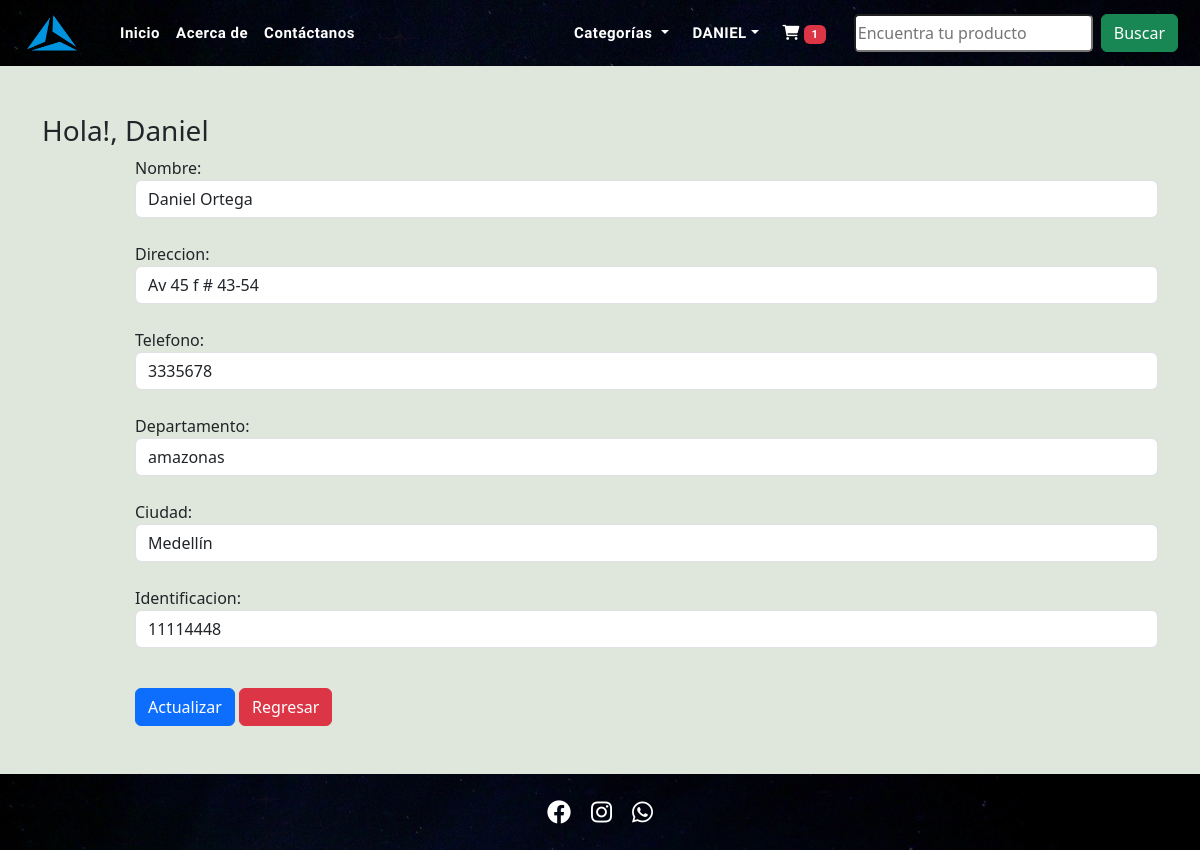
Screenshot of /updateAddress/1 (signed in) with the database file from the repository.
### app/models.py (models this page shows, shortened)
class Customer(models.Model):
    user = models.ForeignKey(User,on_delete=models.CASCADE)
    nombre = models.CharField(max_length=200)
    direccion = models.CharField(max_length=200)
    telefono = models.IntegerField(default=0)
    departamento = models.CharField(max_length=200)
    identificacion = models.IntegerField()
    ciudad = models.CharField(choices=STATE_CHOICES, max_length=100)
    class Meta:
        verbose_name_plural = "Administradores"

### app/views.py (the view, shortened to what this page needs)
# urls.py: path('updateAddress/<int:pk>', views.UpdateAddress.as_view(),name='updateAddress'),
@method_decorator(login_required,name='dispatch')
class UpdateAddress(View):
    def get(self,request,pk):
        add = Customer.objects.get(pk=pk)
        form = CustomerProfileForm(instance=add)
        totalitem = 0
        wishitem = 0
        if request.user.is_authenticated:
            totalitem = len(Cart.objects.filter(user=request.user))
            wishitem = len(Wishlist.objects.filter(user=request.user))
        return render(request, 'app/updateAddress.html',locals())

### app/forms.py
class CustomerProfileForm(forms.ModelForm):
    class Meta:
        model = Customer
        fields=['nombre','direccion','telefono','departamento','ciudad','identificacion',]
        widgets={
            'nombre':forms.TextInput(attrs={'class':'form-control'}),
            'direccion':forms.TextInput(attrs={'class':'form-control'}),
            'telefono':forms.NumberInput(attrs={'class':'form-control'}),
            'departamento':forms.TextInput(attrs={'class':'form-control'}),
            'ciudad':forms.Select(attrs={'class':'form-control'}),
            'identificacion':forms.NumberInput(attrs={'class':'form-control'})
        }

### app/templates/app/updateAddress.html (shortened to what this page needs)
{% extends 'app/base.html' %}
{% load static %}
{% block main-content %}
    <div class="container my-5">
        <div class="row">
            <h3>Hola!, <span class="text-capitalize">{{request.user}}</span></h3>
        </div>
        <div class="colsm-8 offset-sm-1">
            <form action="" method="post">
                {% for fm in form %}
                    {{fm.label_tag}} {{fm}} <small class="text-danger">{{fm.errors|striptags}}</small> <br>
                {% endfor %}
                <div class="col-12 mt-3">
                    <button type="submit" class="btn btn-primary">Actualizar</button>
                    <a href="{% url 'address' %}" type="button" class="btn btn-danger">Regresar</a>
                </div>
            </form>
        </div>
    </div>
{% endblock main-content %}

### app/templates/app/base.html (shortened to what this page needs)
<!DOCTYPE html>
{% load static %}
<html lang="en">
<head>
    <link href="https://cdn.jsdelivr.net/npm/bootstrap@5.3.2/dist/css/bootstrap.min.css" rel="stylesheet">
    <link href="https://cdnjs.cloudflare.com/ajax/libs/select2/4.0.13/css/select2.min.css" rel="stylesheet" />
    <link rel="stylesheet" href="https://cdnjs.cloudflare.com/ajax/libs/font-awesome/6.0.0/css/all.min.css"
>
    <link rel="stylesheet" href="{% static 'app/css/owl.carousel.min.css' %}">
    <link rel="stylesheet" href="{% static 'src/bundle.css' %}">
    <link rel="stylesheet" href="{% static 'app/css/styles.css' %}">
</head>
<body class="dark">
    <nav class="navbar navbar-expand-lg navbar-dark" id='navbar'>
        <div class="container-fluid">
            <a href="/">
                <img src="{% static 'assets/images/icons/logolili.png' %}" width='60' height='50'>
            </a>
            <div class="collapse navbar-collapse" id="navbarSupportedContent">
                <ul class="navbar-nav me-auto mb-2 mb-lg-0 pc-only">
                    <li class="nav-item">
                        <a class="nav-link active" aria-current="page" href="/">Inicio</a>
                    </li>
                    <li class="nav-item">
                        <a class="nav-link active" href="{% url 'about' %}">Acerca de</a>
                    </li>
                    <li class="nav-item">
                        <a class="nav-link active" href="{% url 'contact' %}">Contáctanos</a>
                    </li>
                </ul>
                <ul class="navbar-nav">
                    <li class="nav-item dropdown">
                        <a class="nav-link dropdown-toggle active" href="#" role="button" data-bs-toggle="dropdown" aria-expanded="false">
                            Categorías
                        </a>
                    </li>
                    <li class="nav-item dropdown mx-2">
                        {% if request.user.is_authenticated %}
                        <a class="nav-link dropdown-toggle active" href="#" id="profileDropdown" role="button" data-bs-toggle="dropdown" aria-expanded="false">{{user|upper}}</a>
                    </li>
                    <li class="nav-item">
                        <a href="{% url 'showcart' %}" class="nav-link active">
                            <i class="fas fa-shopping-cart"></i>
                            <span class="badge bg-danger">{% if totalitem > 0 %}{{totalitem}}{% endif %}</span>
                        </a>
                    </li>
                </ul>
                <form class="d-flex" role="search" action="/search">
                    <input class="form-control-1 me-2" type="search" placeholder="Encuentra tu producto" name="search" aria-label="Search">
                    <button class="btn btn-outline-success active" type="submit">Buscar</button>
                </form>
                {% endif %}
            </div>
        </div>
    </nav>
      {% block main-content %} {% endblock main-content %}
        <footer class="footer">
            <div class="social-icons">
                <a href="https://www.facebook.com/profile.php?id=100060375376089" class="icon" target="_blank"><i class="fab fa-facebook"></i></a>
                <a href="https://www.instagram.com/_astralshopp/" class="icon" target="_blank"><i class="fab fa-instagram"></i></a>
                <a href="https://api.whatsapp.com/send?phone=573017753925" class="icon" target="_blank"><i class="fab fa-whatsapp"></i></a>
            </div>
        </footer>
</body>
</html>

### rows the page displays
Customer: form "Daniel Ortega" "Av 45 f # 43-54" "3335678" "amazonas" "Medellín" "11114448"

### other values shown
{{ user|upper }} "DANIEL"
{{ totalitem }} "1"
{{ request.user }} "Daniel"
{{ fm.label_tag }} "Nombre:" "Direccion:" "Telefono:" "Departamento:" "Ciudad:" "Identificacion:"
